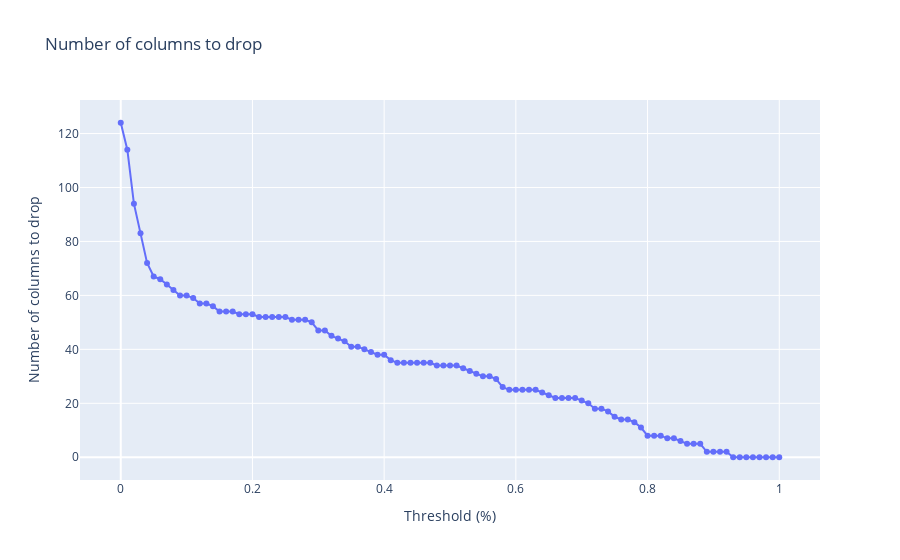

Notebook code cell kept with this figure:
### Code cell
import plotly.graph_objects as go
from tqdm import tqdm

fig = go.Figure()

threshlods = np.linspace(0, 1, 101)
nb_col2drop = []

for threshold in tqdm(threshlods):
    to_drop = [column for column in df_upper_corr.columns if any(df_upper_corr[column] > threshold)]
    nb_col2drop.append(len(to_drop))

fig.add_trace(go.Scatter(x=threshlods, y=nb_col2drop, mode='lines+markers'))
fig.update_layout(title='Number of columns to drop',
                    xaxis_title='Threshold (%)',
                    yaxis_title='Number of columns to drop')

### Figure 1 — Plotly figure (JSON) as saved in the notebook; plotly's stock layout.template omitted (floating-point values rounded to 4 significant figures)
{"data": [{"mode": "lines+markers", "type": "scatter", "x": [0, 0.01, 0.02, 0.03, 0.04, 0.05, 0.06, 0.07, 0.08, 0.09, 0.1, 0.11, 0.12, 0.13, 0.14, 0.15, 0.16, 0.17, 0.18, 0.19, 0.2, 0.21, 0.22, 0.23, 0.24, 0.25, 0.26, 0.27, 0.28, 0.29, 0.3, 0.31, 0.32, 0.33, 0.34, 0.35, 0.36, 0.37, 0.38, 0.39, 0.4, 0.41, 0.42, 0.43, 0.44, 0.45, 0.46, 0.47, 0.48, 0.49, 0.5, 0.51, 0.52, 0.53, 0.54, 0.55, 0.56, 0.57, 0.58, 0.59, 0.6, 0.61, 0.62, 0.63, 0.64, 0.65, 0.66, 0.67, 0.68, 0.69, 0.7, 0.71, 0.72, 0.73, 0.74, 0.75, 0.76, 0.77, 0.78, 0.79, 0.8, 0.81, 0.82, 0.83, 0.84, 0.85, 0.86, 0.87, 0.88, 0.89, 0.9, 0.91, 0.92, 0.93, 0.94, 0.95, 0.96, 0.97, 0.98, 0.99, 1], "y": [124, 114, 94, 83, 72, 67, 66, 64, 62, 60, 60, 59, 57, 57, 56, 54, 54, 54, 53, 53, 53, 52, 52, 52, 52, 52, 51, 51, 51, 50, 47, 47, 45, 44, 43, 41, 41, 40, 39, 38, 38, 36, 35, 35, 35, 35, 35, 35, 34, 34, 34, 34, 33, 32, 31, 30, 30, 29, 26, 25, 25, 25, 25, 25, 24, 23, 22, 22, 22, 22, 21, 20, 18, 18, 17, 15, 14, 14, 13, 11, 8, 8, 8, 7, 7, 6, 5, 5, 5, 2, 2, 2, 2, 0, 0, 0, 0, 0, 0, 0, 0]}], "layout": {"title": {"text": "Number of columns to drop"}, "xaxis": {"title": {"text": "Threshold (%)"}}, "yaxis": {"title": {"text": "Number of columns to drop"}}}}
